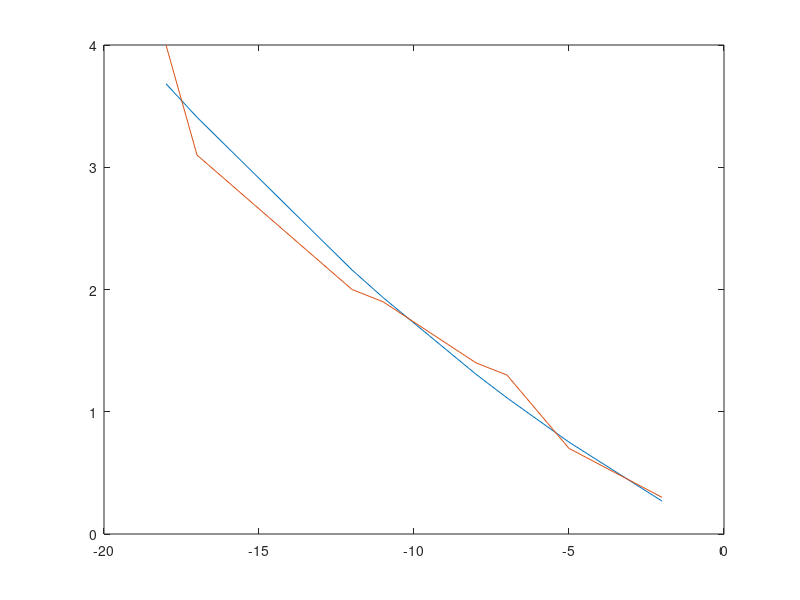

Source code (MATLAB):
x = [-2, -5, -7,-8, -11, -12, -17, -18];
y = [0.3, 0.7, 1.3, 1.4, 1.9, 2, 3.1, 4];

n = 2;

A = [n, sum(x), sum(x.^2); sum(x), sum(x.^2), sum(x.^3); sum(x.^2), sum(x.^3), sum(x.^4)];
B = [sum(y); x*y'; x.^2 * y'];
C = A \ B;
y1 = C(1) + C(2) * x + C(3) * (x .^2);
plot(x, y1, x, y);